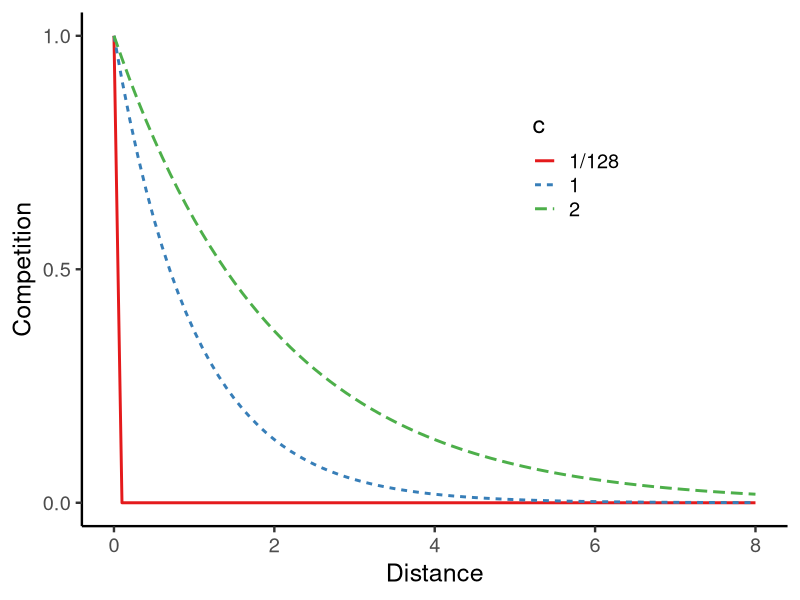
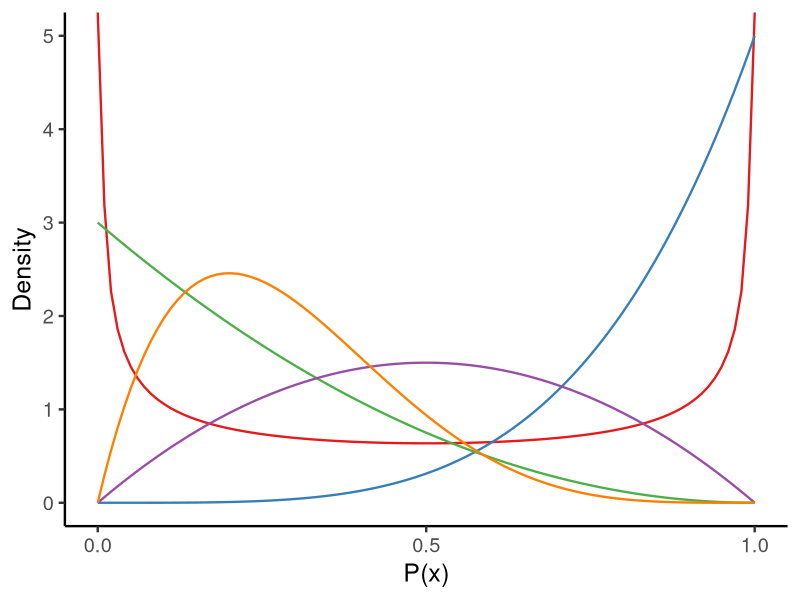
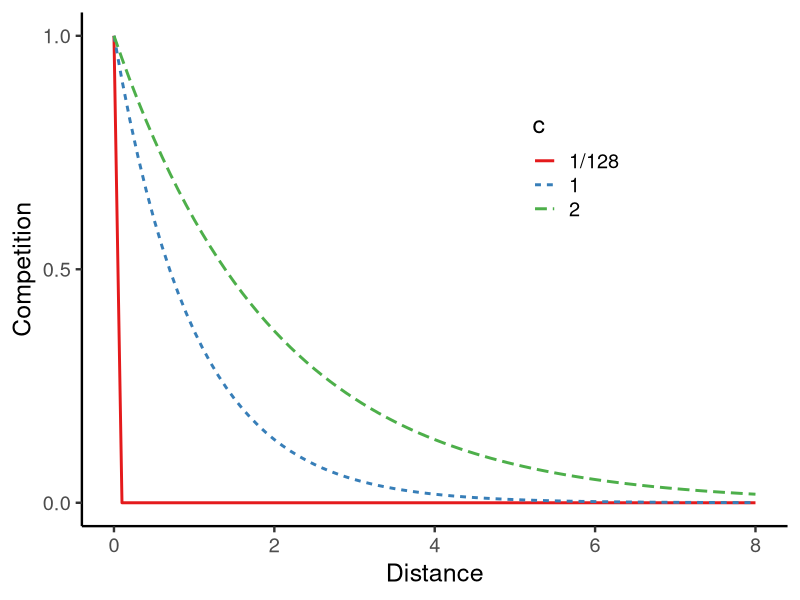
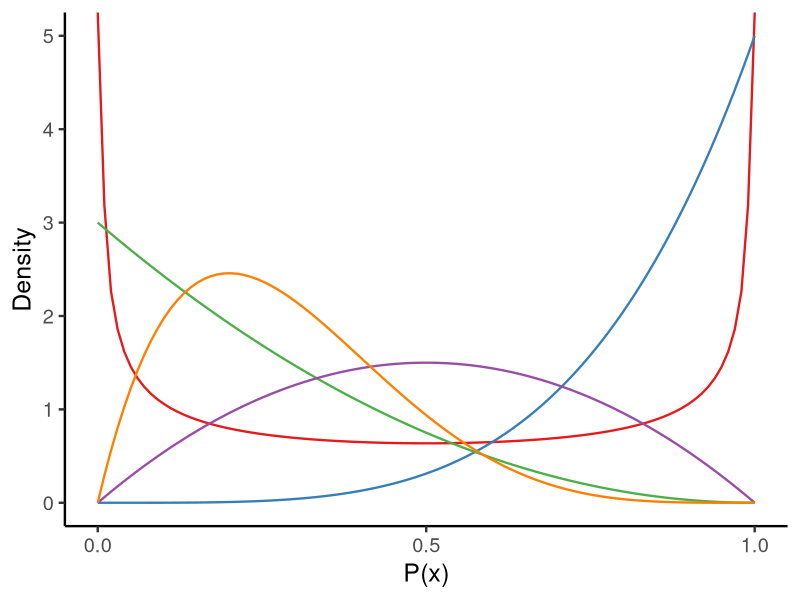

Reproduce these figures in R, in order.
#Competition paramerter plot
#Charley Wu
library(ggplot2)
library(viridis)

#Splitting function
competitionSplit <- function(c, d){
  return(exp(-d/c))
}

#run simulations at different values
df <- data.frame()
comps <-c(1/128, 1 ,2)
s <- seq(0,8, by=0.1) #Distances

for (comp in comps){
  dummy <- data.frame(c = comp, dist = s, sim = competitionSplit(comp,s))
  df <- rbind(df, dummy)
}


df$c <- factor(df$c)
levels(df$c) <- c('1/128','1', '2')


p1 <- ggplot(df, aes(x = dist, y = sim, color = c, linetype = c))+
  geom_line(size = 1)+
  scale_color_brewer(palette = 'Set1')+
  theme_classic(base_size = 18)+
  ylab('Competition')+
  xlab('Distance')+
  scale_x_continuous(breaks=c(0,2,4,6,8))+
  scale_y_continuous(breaks=c(0,0.5,1))+
  theme(legend.position = c(0.7,0.7))
p1

ggsave(filename = 'plots/splittingRate.pdf', p1, width = 4, height = 3, unit = 'in')


####################
#Examples of beta distributions
#####################

x <- seq(0,1,length=100) #define grid

nugget <- 1 #aka psuedo-count for seeding beta distributions

#betaValues <-(1 / c(0.1, 0.25, .5,0.75, 0.9)) - 1
b1 <- dbeta(x, 0.5,0.5) 
b2 <- dbeta(x, 5,1)
b3 <- dbeta(x, 1,3)
b4 <- dbeta(x, 2,2)
b5 <- dbeta(x, 2,5)


betas <- data.frame(x=rep(x, 5), y=c(b1,b2,b3,b4, b5), value=rep(seq(1,5),each=100))
betas$value <- factor(betas$value)

#betas$y <-betas$y/max(betas$y) 


#all distributions on the same plot
p2 <- ggplot(data=betas, aes(x=x,y=y, color = value)) + 
  geom_line(size = .8)+
  theme_classic(base_size = 18)+
  #scale_color_manual(values= c("#E69F00", "#E69F00", "#56B4E9","#56B4E9"), name="")+
  #scale_linetype_manual(values = c("solid", "dotted", "dashed", "dotted", "dashed"), name = "")+
  xlab('P(x)')+
  ylab('Density')+
  scale_x_continuous(breaks=c(0,0.5,1))+
  scale_color_brewer(palette = 'Set1')+
  theme(strip.background=element_blank(), legend.key=element_blank(), legend.background = element_rect(fill = "transparent"), # get rid of legend bg
        legend.box.background = element_blank(), legend.position='none')
p2

ggsave(filename = 'plots/beta.pdf', p2, width = 3, height = 2.5, unit = 'in')

